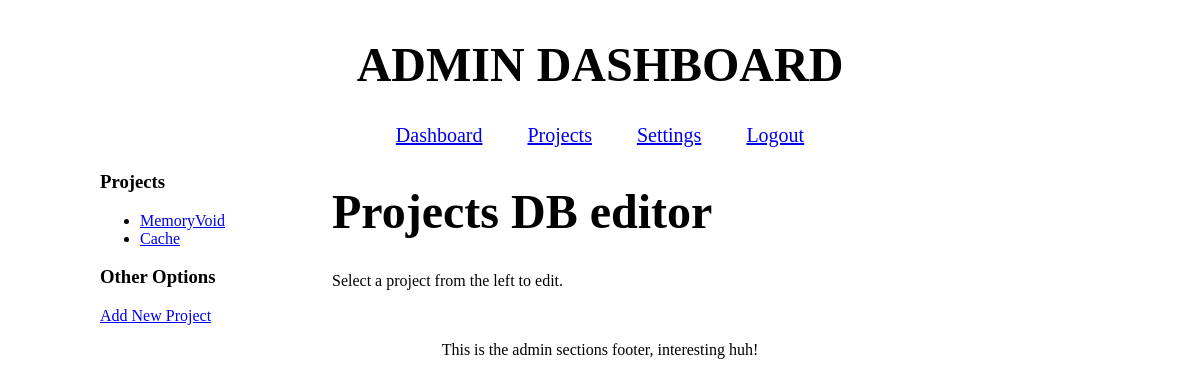
Before: /hahncoded/admin/projects.php (signed in) with the older database file.
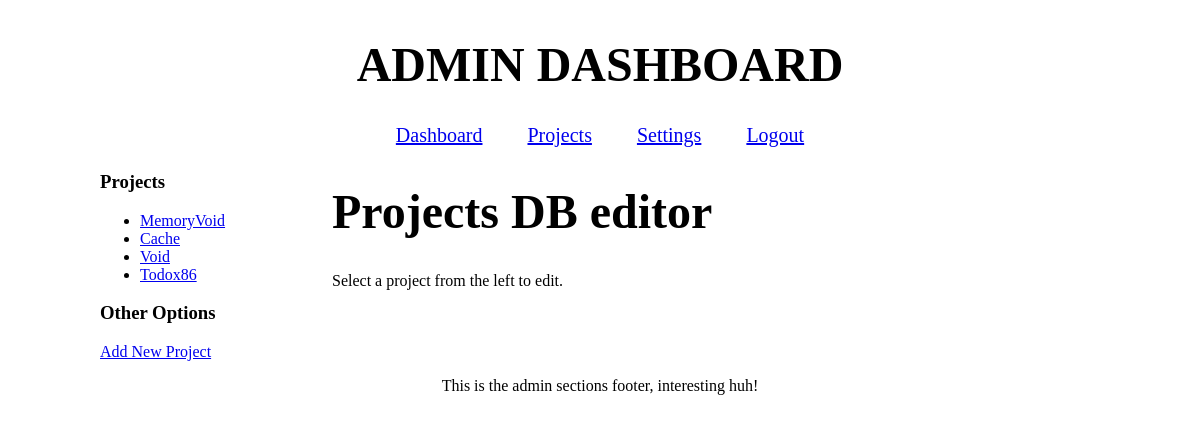
After: the same page with the newer database file.
### tables this page shows
CREATE TABLE projects (
    id INTEGER PRIMARY KEY AUTOINCREMENT,
    name TEXT NOT NULL,
    slug TEXT NOT NULL UNIQUE,
    last_updated TEXT NOT NULL DEFAULT (date('now')),
    languages TEXT,
    description TEXT NOT NULL,
    content TEXT NOT NULL
    );

### hahncoded/admin/projects.php (the view, shortened to what this page needs)
<?php
require_once "init.php";
$selected_project = null;
$isNew = false;
$projects = $database->query("SELECT id, name FROM projects ORDER BY id ASC");
?>
<?php include "header.php" ?>
<main>
  <div class="side-panel">
    <h3>Projects</h3>
    <ul>
      <?php while ($p = $projects->fetch()) : ?>
        <li>
          <a href="?id=<?= $p["id"] ?>"><?= htmlspecialchars($p["name"]) ?></a>
        </li>
      <?php endwhile ?>
    </ul>
    <h3>Other Options</h3>
      <a href="?action=new">Add New Project</a>
  </div>
  <div class="center-panel">
    <h1>Projects DB editor</h1>
    <?php if ($selected_project || $isNew): ?>
      <div class="form-heading">
        <?php if (!$isNew): ?>
          <h3>Editing: <?= htmlspecialchars($selected_project["name"]) ?></h3>
          <form method="POST">
            <input type="hidden" name="mode" value="delete">
            <input type="hidden" name="id" value="<?= $selected_project["id"] ?>">
            <input type="hidden" name="csrf_token" value="<?= csrf_token() ?>">
            <button class="delete-btn" type="submit" onclick="return
              confirm('Are you sure you want to delete this project');">
              Delete this project
            </button>
          </form>
        <?php else: ?>
          <h3>Adding New Project</h3>
        <?php endif; ?>
      </div>
      <form method="POST">
        <fieldset>
          <input type="hidden" name="csrf_token" value="<?=csrf_token() ?>">
          <input type="hidden" name="mode" value="<?= $isNew ? "create" : "update" ?>">
          <?php if (!$isNew): ?>
            <input type="hidden" name="id" value="<?= $selected_project["id"]?>">
          <?php endif; ?>
          <label>Name: </label><br>
          <input name="name" value="<?= htmlspecialchars($selected_project["name"]) ?>">
          <br><br>
          <label>URL-Slug: </label><br>
          <input name="slug" value="<?= htmlspecialchars($selected_project["slug"]) ?>">
          <br><br>
          <input type="hidden" name="last_updated" value="<?= htmlspecialchars($selected_project["last_updated"]) ?>">
          <label>Languages: </label><br>
          <input name="languages" value="<?= htmlspecialchars($selected_project["languages"]) ?>">
          <br><br>
          <label>Description: </label><br>
          <input name="description" value="<?= htmlspecialchars($selected_project["description"]) ?>">
          <br><br>
          <label>Content (Markdown body): </label><br>
          <textarea name="content" rows="30"><?= htmlspecialchars($selected_project["content"]) ?></textarea>
          <br><br>
          <button type="submit"><?= $isNew ? "Add Project" : "Save Changes" ?></button>
        </fieldset>
      </form>
    <?php else: ?>
      <p>Select a project from the left to edit.</>
    <?php endif; ?>
  </div>
</main>
<?php include "footer.php" ?>

### hahncoded/admin/header.php (shortened to what this page needs)
<!DOCTYPE html>
<html>
  <head>
    <link rel="stylesheet" type="text/css" href="/css/admin.css">
  </head>
  <body>
    <header>
      <h1>ADMIN DASHBOARD</h1>
        <nav>
          <a href="index.php">Dashboard</a>
          <a href="projects.php?action=new">Projects</a>
          <a href="settings.php?action=new">Settings</a>
          <a href="logout.php">Logout</a>
        </nav>
    </header>

### hahncoded/admin/footer.php (shortened to what this page needs)
        <footer>
            <p>This is the admin sections footer, interesting huh!<p/>
        </footer>
    </body>
</html>

### hahncoded/css/admin.css (style rules this page uses)
h1 { font-size: 3rem; font-weight: bold; }
body { font-size: 16px; height: 100vh; max-width: 1000px; width: 100%; margin: auto; }
header { display: flex; flex-direction: column; align-items: center; justify-items: center; padding: 5px; }
nav { font-size: 1.25rem; text-align: right; }
nav a { padding-left: 20px; padding-right: 20px; }
main { text-align: center; display: flex; gap: 2rem; text-align: left; max-width: 1000px; margin: auto; }
.side-panel { min-width: 200px; max-width: 200px; overflow-wrap: break-word; }
.center-panel { flex: 1; }
footer { margin-top: auto; text-align: center; }

Changed rows visible on the page:
added projects: name "Void"
added projects: name "Todox86"
